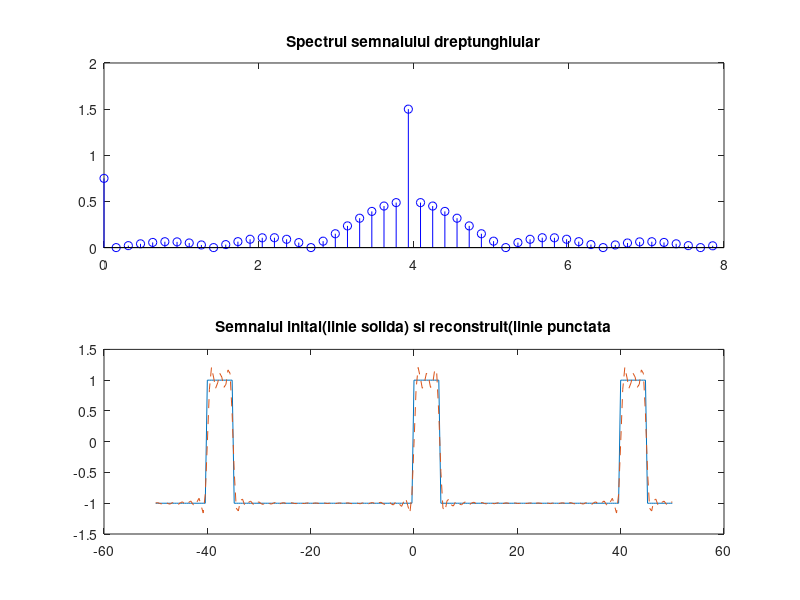

Reproduce this figure in MATLAB.

P=40;  %perioada semnalului
w0=2*pi/P; %pulsatia
D=5;  %durata semnalului,corespunzator numarului de ordine din lista
N=50;  %numarul de coeficienti
t = -50 : P/100 : 50;     %Pasul de esantionare

f=square( w0 * t, D/P*100) ; %semnalul dreptughiular intial
f0=@(t,k)square( w0 * t, D/P*100).*exp( -1j * k * w0 * t);  %semnalul intial scris in serie fourier complexa
fr=0;  %semnalul reconstruit are intial valoarea 0 

Ck= zeros(1,N);   %Vectorul de coeficienti SFC
A = zeros(1,N);   %Vectorul de coeficienti SFA

for k=1:1:50
    c(k)=(1/P)* integral(@(t) f0(t,k -25 ),0,P);  %calculul coeficientilor din seria fourier complexa
    fr=fr+c(k)*exp( 1j * (k -25) * w0 * t);  %suma semnalului reconstruit
end

a0 = (1 / P) * integral(@(t) f0(t,0),0,P);  %componenta continua a semnalului
A(1)=abs(a0);  %in vectorul de coeficineti ai SFA sunt introduse doar valorile pozitive ale componentei continue
for k = 1:N
      A(k+1) = 2 * abs(c(k)); 
end  %calculul coeficientilor SFA ce reprezinta amplitudinile din spectru

subplot(2,1,1);     %Reprezentarea spectrului de amplitudini al semnalului dreptunghiular
stem([0:N] * w0, A,'b'); 
title('Spectrul semnalului dreptunghiular');

%Reprezentarea semnalului dreptunghiular initial si reconstruit
subplot(2,1,2);
plot(t, f, t, fr,'--');
title('Semnalul inital(linie solida) si reconstruit(linie punctata');
hold on;

